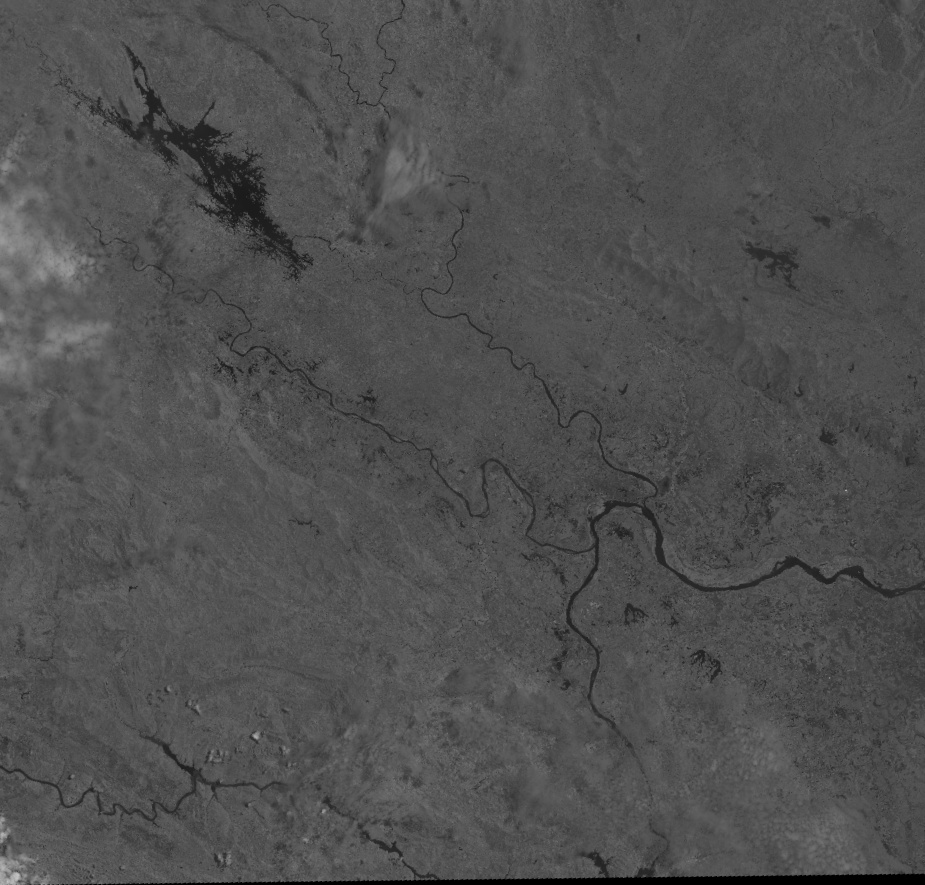
#> input picture 63HTTT1_2151160531_DoHoaiNam/code/main/output_rotate/t12_out.jpg, 925 x 885 px; its folder holds only this picture in this run
$ python split_img.py
#> lines starting #> are read from the running program, lines starting #| are printed output that depends on the picture
import cv2, os

save = "output_split"
path_input = "output_rotate"

dim = 201

for name_image in os.listdir(path_input):

    name = name_image[:-4]

    if not os.path.exists(os.path.join(save, name)):
        os.mkdir(os.path.join(save, name))

    path_save = os.path.join(save, name)

    img_path = os.path.join(path_input, name_image)
    image = cv2.imread(img_path)
#> image is the input picture: shape (885, 925, 3); min 0, max 195, mean 79.1

    h, w, c =  image.shape
#> h = 885; w = 925; c = 3

    step_w = int(w/dim)
#> step_w = 4
    step_h = int(h/dim)
#> step_h = 4

    for i in range(step_w):
        for j in range(step_h):
            rotated = image[i*dim:(i+1)*dim, j*dim:(j+1)*dim, :]

            cv2.imwrite(os.path.join(path_save, f"{name}_{i}_{j}.jpg"), rotated)
#> this loop made 4 passes
#> pass 1, `cv2.imwrite(os.path.join(path_save, f"{name}_{i}_{j}.jpg"), rotated)`:
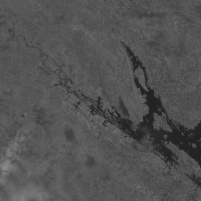
#> saved as t12_out_0_0.jpg: shape (201, 201, 3); min 30, max 138, mean 82.3
#> pass 1, `cv2.imwrite(os.path.join(path_save, f"{name}_{i}_{j}.jpg"), rotated)`:
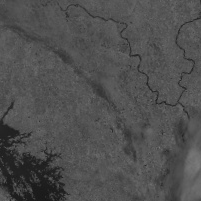
#> saved as t12_out_0_1.jpg: shape (201, 201, 3); min 21, max 125, mean 79
#> pass 1, `cv2.imwrite(os.path.join(path_save, f"{name}_{i}_{j}.jpg"), rotated)`:
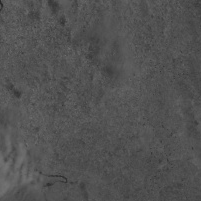
#> saved as t12_out_0_2.jpg: shape (201, 201, 3); min 39, max 116, mean 82.2
#> pass 1, `cv2.imwrite(os.path.join(path_save, f"{name}_{i}_{j}.jpg"), rotated)`:
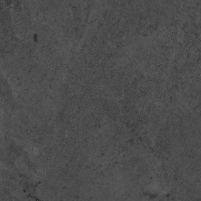
#> saved as t12_out_0_3.jpg: shape (201, 201, 3); min 43, max 103, mean 77.4


    for i in range(step_w):
        rotated = image[h-dim:h, i*dim:(i+1)*dim, :]

        cv2.imwrite(os.path.join(path_save, f"{name}_{step_h}_{i}.jpg"), rotated)
#> this loop made 4 passes
#> pass 1, `rotated = image[h-dim:h, i*dim:(i+1)*dim, :]`:
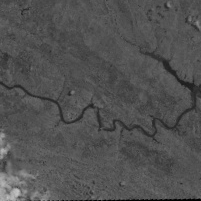
#> rotated: shape (201, 201, 3); min 0, max 195, mean 81.5


    for i in range(step_h):
        rotated = image[i*dim:(i+1)*dim, w-dim:w, :]

        cv2.imwrite(os.path.join(path_save, f"{name}_{i}_{step_w}.jpg"), rotated)
#> this loop made 4 passes
#> pass 3, `rotated = image[i*dim:(i+1)*dim, w-dim:w, :]`:
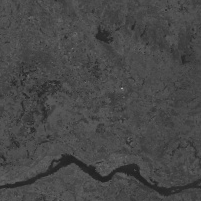
#> rotated: shape (201, 201, 3); min 32, max 168, mean 72

    rotated = image[h-dim:h, w-dim:w, :]
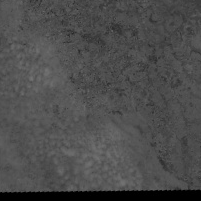
#> rotated: shape (201, 201, 3); min 0, max 115, mean 76.6
    cv2.imwrite(os.path.join(path_save, f"{name}_{step_h}_{step_w}.jpg"), rotated)
